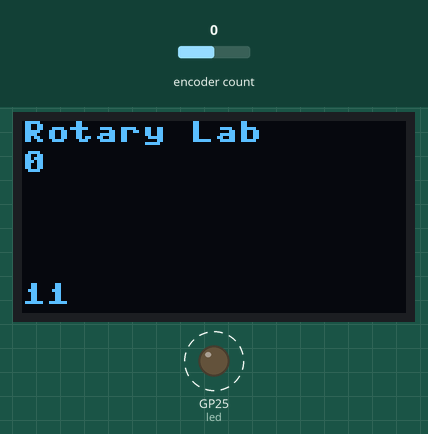
The program below on a simulated Raspberry Pi Pico running MicroPython. Shown: 128×64 one-colour display, output pins drawn as LEDs (lit = HIGH). Dashed ring = blinking. Inputs (shaded band) come from the test bench; at power-on: encoder count 0. Pins used as bus, display or sensor lines are not drawn; what the program prints to the serial console is not drawn.

Above: at 1.28 s.
1.3 s: encoder count set to 1
At 1.61 s:
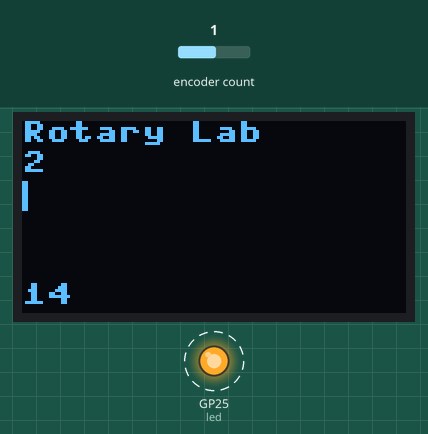
3.1 s: encoder count set to 2
At 3.35 s:
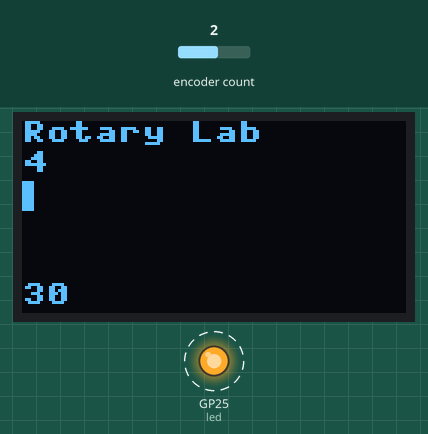
4.6 s: encoder count set to 3
At 4.66 s:
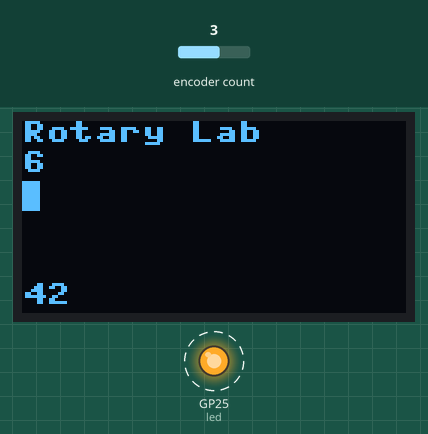
Timing chart, 0 to 12.1 s (numbered marks = the images above; inputs shaded):
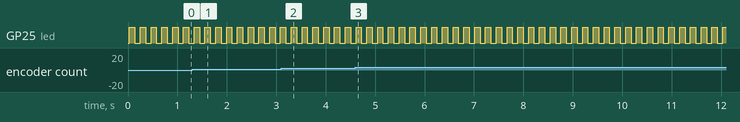

The program:

04-rotary-display-test.py
```python
from rotary_irq_rp2 import RotaryIRQ
from machine import Pin
from utime import sleep
import ssd1306

# this is the built-in LED on the Pico
led = Pin('LED', Pin.OUT)

WIDTH = 128
HALF_WIDTH = int(WIDTH/2)
HEIGHT = 64
clock=Pin(2)
data=Pin(3)
RES = machine.Pin(4)
DC = machine.Pin(5)
CS = machine.Pin(6)

spi=machine.SPI(0, sck=clock, mosi=data)
oled = ssd1306.SSD1306_SPI(WIDTH, HEIGHT, spi, DC, RES, CS)

# GP12 and GP13 are the encoder pins. Buttons are on GP14/GP15.

PIN_NUM_CLK = 12
PIN_NUM_DATA = 13
# defauls are for pull up input pins and bounded ranges
r = RotaryIRQ(pin_num_clk=PIN_NUM_CLK,
              pin_num_dt=PIN_NUM_DATA,
              min_val=0,
              max_val=HALF_WIDTH)

val_old = HALF_WIDTH

def update_display(counter, rotary_val):
    oled.fill(0)
    oled.text('Rotary Lab', 0, 0)
    oled.text(str(rotary_val), 0, 10)
    oled.fill_rect(0,20,rotary_val, 10, 1)
    oled.text(str(counter), 0, 54)
    oled.show()

counter = 0

while True:
    rotary_val = r.value()
    if val_old != rotary_val:
        val_old = rotary_val
        print('result =', rotary_val)
    # start in the center
    update_display(counter, int(rotary_val*2))
    led.toggle()
    sleep(.1)
    counter += 1
```

Measured:
- by itself, GP25 (led): alternates HIGH for 0.11 s and LOW for 0.11 s
